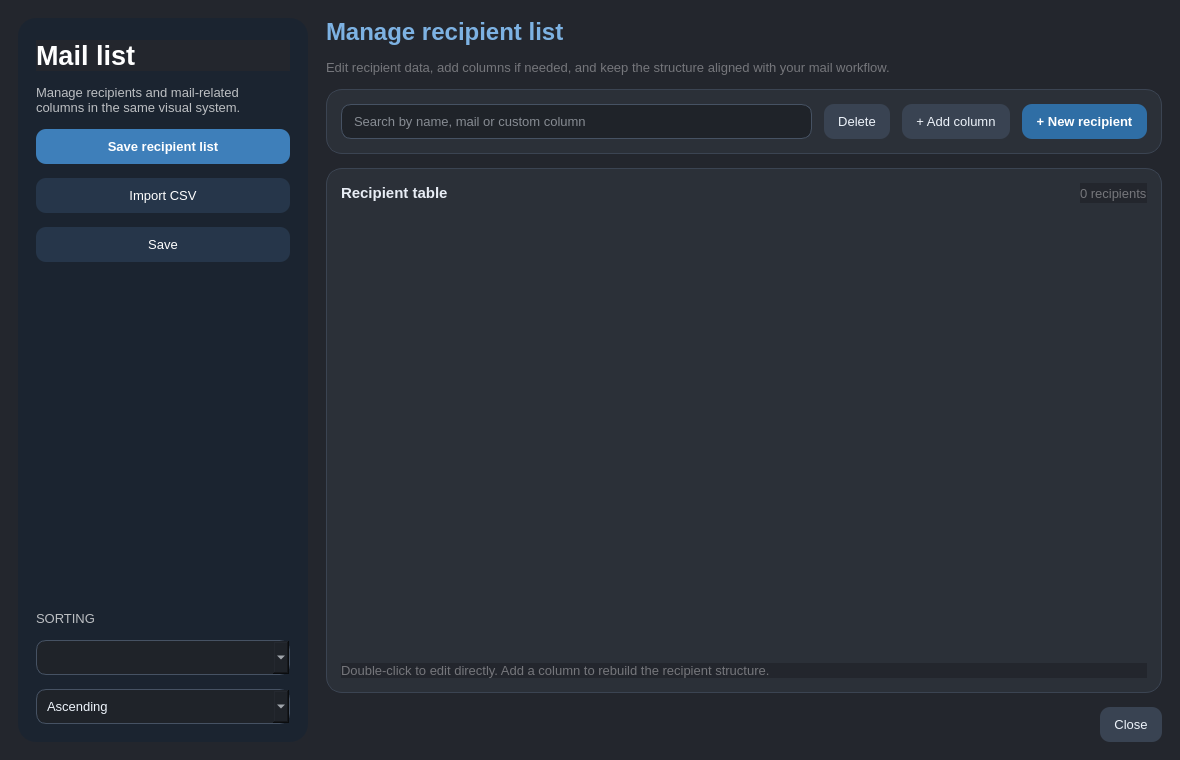
<?xml version="1.0" encoding="UTF-8"?>
<ui version="4.0">
 <class>Dialog</class>
 <widget class="QDialog" name="Dialog">
  <property name="geometry">
   <rect>
    <x>0</x>
    <y>0</y>
    <width>1180</width>
    <height>760</height>
   </rect>
  </property>
  <property name="windowTitle">
   <string>Mail list</string>
  </property>
  <property name="styleSheet">
   <string notr="true">QDialog, QWidget {
    background: #23262d;
    color: #e8edf5;
    font-family: "Segoe UI";
    font-size: 10pt;
}

QFrame#fraSidebar {
    background: #1b2430;
    border-radius: 18px;
}

QFrame#fraToolbarCard, QFrame#fraTableCard {
    background: #2b3038;
    border: 1px solid #3b4452;
    border-radius: 16px;
}

QPushButton {
    border: none;
    border-radius: 10px;
    background: #394352;
    color: #eef4fb;
    padding: 10px 14px;
}

QPushButton#pbnAddRecipient {
    background: #2f6ea5;
    color: white;
    font-weight: 700;
}

QPushButton#pbnSaveRecipientList {
    background: #3e7fba;
    color: white;
    font-weight: 700;
}

QPushButton#pbnImport, QPushButton#pbnSave {
    background: #26364a;
    color: white;
}

QLabel#lblWindowTitle {
    color: #7db2e3;
    font-size: 18pt;
    font-weight: 700;
}

QLabel#lblSidebarTitle {
    color: white;
    font-size: 20pt;
    font-weight: 700;
}

QLabel#lblSidebarSubtitle, QLabel#lblWindowSubtitle, QLabel#lblTableMeta, QLabel#lblTableHint {
    color: #75767b;
}

QLineEdit, QComboBox {
    background: #1f2329;
    color: #eef4fb;
    border: 1px solid #465263;
    border-radius: 10px;
    padding: 8px 10px;
    selection-background-color: #3e7fba;
}

QTableView {
    background: transparent;
    border: none;
    color: #e8edf5;
    gridline-color: #3b4452;
    selection-background-color: #2f6ea5;
    selection-color: white;
}

QHeaderView::section {
    background: #313844;
    color: #eef4fb;
    border: none;
    padding: 8px;
    font-weight: 700;
}</string>
  </property>
  <layout class="QHBoxLayout" name="layRoot">
   <property name="spacing">
    <number>18</number>
   </property>
   <property name="leftMargin">
    <number>18</number>
   </property>
   <property name="topMargin">
    <number>18</number>
   </property>
   <property name="rightMargin">
    <number>18</number>
   </property>
   <property name="bottomMargin">
    <number>18</number>
   </property>
   <item>
    <widget class="QFrame" name="fraSidebar">
     <property name="minimumSize">
      <size>
       <width>250</width>
       <height>0</height>
      </size>
     </property>
     <property name="maximumSize">
      <size>
       <width>290</width>
       <height>16777215</height>
      </size>
     </property>
     <property name="frameShape">
      <enum>QFrame::Shape::StyledPanel</enum>
     </property>
     <layout class="QVBoxLayout" name="laySidebar">
      <property name="spacing">
       <number>14</number>
      </property>
      <property name="leftMargin">
       <number>18</number>
      </property>
      <property name="topMargin">
       <number>22</number>
      </property>
      <property name="rightMargin">
       <number>18</number>
      </property>
      <property name="bottomMargin">
       <number>18</number>
      </property>
      <item>
       <widget class="QLabel" name="lblSidebarTitle">
        <property name="text">
         <string>Mail list</string>
        </property>
       </widget>
      </item>
      <item>
       <widget class="QLabel" name="lblSidebarSubtitle">
        <property name="styleSheet">
         <string notr="true">color: rgba(255,255,255,180); background: transparent;</string>
        </property>
        <property name="text">
         <string>Manage recipients and mail-related columns in the same visual system.</string>
        </property>
        <property name="wordWrap">
         <bool>true</bool>
        </property>
       </widget>
      </item>
      <item>
       <widget class="QPushButton" name="pbnSaveRecipientList">
        <property name="text">
         <string>Save recipient list</string>
        </property>
       </widget>
      </item>
      <item>
       <widget class="QPushButton" name="pbnImport">
        <property name="text">
         <string>Import CSV</string>
        </property>
       </widget>
      </item>
      <item>
       <widget class="QPushButton" name="pbnSave">
        <property name="text">
         <string>Save</string>
        </property>
       </widget>
      </item>
      <item>
       <spacer name="spcSidebar">
        <property name="orientation">
         <enum>Qt::Orientation::Vertical</enum>
        </property>
        <property name="sizeHint" stdset="0">
         <size>
          <width>20</width>
          <height>120</height>
         </size>
        </property>
       </spacer>
      </item>
      <item>
       <widget class="QLabel" name="lblSidebarSectionSort">
        <property name="styleSheet">
         <string notr="true">color: rgba(255,255,255,180); background: transparent;</string>
        </property>
        <property name="text">
         <string>SORTING</string>
        </property>
       </widget>
      </item>
      <item>
       <widget class="QComboBox" name="cmbSortField"/>
      </item>
      <item>
       <widget class="QComboBox" name="cmbSortDirection">
        <item>
         <property name="text">
          <string>Ascending</string>
         </property>
        </item>
        <item>
         <property name="text">
          <string>Descending</string>
         </property>
        </item>
       </widget>
      </item>
     </layout>
    </widget>
   </item>
   <item>
    <layout class="QVBoxLayout" name="layContent">
     <property name="spacing">
      <number>14</number>
     </property>
     <item>
      <widget class="QLabel" name="lblWindowTitle">
       <property name="text">
        <string>Manage recipient list</string>
       </property>
      </widget>
     </item>
     <item>
      <widget class="QLabel" name="lblWindowSubtitle">
       <property name="text">
        <string>Edit recipient data, add columns if needed, and keep the structure aligned with your mail workflow.</string>
       </property>
      </widget>
     </item>
     <item>
      <widget class="QFrame" name="fraToolbarCard">
       <property name="frameShape">
        <enum>QFrame::Shape::StyledPanel</enum>
       </property>
       <layout class="QHBoxLayout" name="layToolbar">
        <property name="spacing">
         <number>12</number>
        </property>
        <property name="leftMargin">
         <number>14</number>
        </property>
        <property name="topMargin">
         <number>14</number>
        </property>
        <property name="rightMargin">
         <number>14</number>
        </property>
        <property name="bottomMargin">
         <number>14</number>
        </property>
        <item>
         <widget class="QLineEdit" name="ledSearch">
          <property name="placeholderText">
           <string>Search by name, mail or custom column</string>
          </property>
         </widget>
        </item>
        <item>
         <widget class="QPushButton" name="pbnDelete">
          <property name="text">
           <string>Delete</string>
          </property>
         </widget>
        </item>
        <item>
         <widget class="QPushButton" name="pbnAddColumn">
          <property name="text">
           <string>+ Add column</string>
          </property>
         </widget>
        </item>
        <item>
         <widget class="QPushButton" name="pbnAddRecipient">
          <property name="text">
           <string>+ New recipient</string>
          </property>
         </widget>
        </item>
       </layout>
      </widget>
     </item>
     <item>
      <widget class="QFrame" name="fraTableCard">
       <property name="frameShape">
        <enum>QFrame::Shape::StyledPanel</enum>
       </property>
       <layout class="QVBoxLayout" name="layTableCard">
        <property name="spacing">
         <number>12</number>
        </property>
        <property name="leftMargin">
         <number>14</number>
        </property>
        <property name="topMargin">
         <number>14</number>
        </property>
        <property name="rightMargin">
         <number>14</number>
        </property>
        <property name="bottomMargin">
         <number>14</number>
        </property>
        <item>
         <layout class="QHBoxLayout" name="layMeta">
          <item>
           <widget class="QLabel" name="lblTableTitle">
            <property name="styleSheet">
             <string notr="true">font-weight: 700; font-size: 11pt; background: transparent;</string>
            </property>
            <property name="text">
             <string>Recipient table</string>
            </property>
           </widget>
          </item>
          <item>
           <spacer name="spcMeta">
            <property name="orientation">
             <enum>Qt::Orientation::Horizontal</enum>
            </property>
            <property name="sizeHint" stdset="0">
             <size>
              <width>40</width>
              <height>20</height>
             </size>
            </property>
           </spacer>
          </item>
          <item>
           <widget class="QLabel" name="lblTableMeta">
            <property name="text">
             <string>0 recipients</string>
            </property>
           </widget>
          </item>
         </layout>
        </item>
        <item>
         <widget class="QTableView" name="tbvMailList"/>
        </item>
        <item>
         <widget class="QLabel" name="lblTableHint">
          <property name="text">
           <string>Double-click to edit directly. Add a column to rebuild the recipient structure.</string>
          </property>
         </widget>
        </item>
       </layout>
      </widget>
     </item>
     <item>
      <layout class="QHBoxLayout" name="layBottomBar">
       <item>
        <spacer name="spcBottom">
         <property name="orientation">
          <enum>Qt::Orientation::Horizontal</enum>
         </property>
         <property name="sizeHint" stdset="0">
          <size>
           <width>40</width>
           <height>20</height>
          </size>
         </property>
        </spacer>
       </item>
       <item>
        <widget class="QPushButton" name="pbnQuit">
         <property name="text">
          <string>Close</string>
         </property>
        </widget>
       </item>
      </layout>
     </item>
    </layout>
   </item>
  </layout>
 </widget>
 <resources/>
 <connections/>
</ui>
